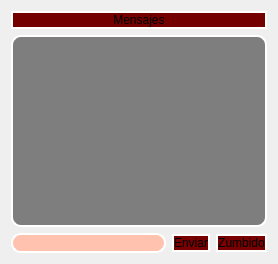
            <widget class="QWidget" name="page_12">
             <layout class="QVBoxLayout" name="verticalLayout_27">
              <item>
               <widget class="QLabel" name="label_27">
                <property name="styleSheet">
                 <string notr="true">background-color: rgb(117, 0, 0);
border-radius:10px;
border: 2px solid rgb(255, 255, 255);
</string>
                </property>
                <property name="text">
                 <string>Mensajes</string>
                </property>
                <property name="alignment">
                 <set>Qt::AlignCenter</set>
                </property>
               </widget>
              </item>
              <item>
               <widget class="QPlainTextEdit" name="mensajes_recibidos_9">
                <property name="cursor" stdset="0">
                 <cursorShape>ArrowCursor</cursorShape>
                </property>
                <property name="styleSheet">
                 <string notr="true">
border-radius:10px;
border: 2px solid rgb(255, 255, 255);
background-color: rgb(126, 126, 126);</string>
                </property>
                <property name="plainText">
                 <string/>
                </property>
               </widget>
              </item>
              <item>
               <layout class="QHBoxLayout" name="horizontalLayout_18">
                <item>
                 <widget class="QLineEdit" name="escribir_mensaje_9">
                  <property name="styleSheet">
                   <string notr="true">border-radius:10px;
border: 2px solid rgb(255, 255, 255);

background-color: rgb(255, 194, 175);</string>
                  </property>
                 </widget>
                </item>
                <item>
                 <widget class="QPushButton" name="enviar_mensajes_9">
                  <property name="styleSheet">
                   <string notr="true">background-color: rgb(120, 0, 0);
border-radius:10px;
border: 2px solid rgb(255, 255, 255);
</string>
                  </property>
                  <property name="text">
                   <string>Enviar</string>
                  </property>
                 </widget>
                </item>
                <item>
                 <widget class="QPushButton" name="zumbido_8">
                  <property name="styleSheet">
                   <string notr="true">background-color: rgb(120, 0, 0);
border-radius:10px;
border: 2px solid rgb(255, 255, 255);
</string>
                  </property>
                  <property name="text">
                   <string>Zumbido</string>
                  </property>
                 </widget>
                </item>
               </layout>
              </item>
             </layout>
            </widget>
